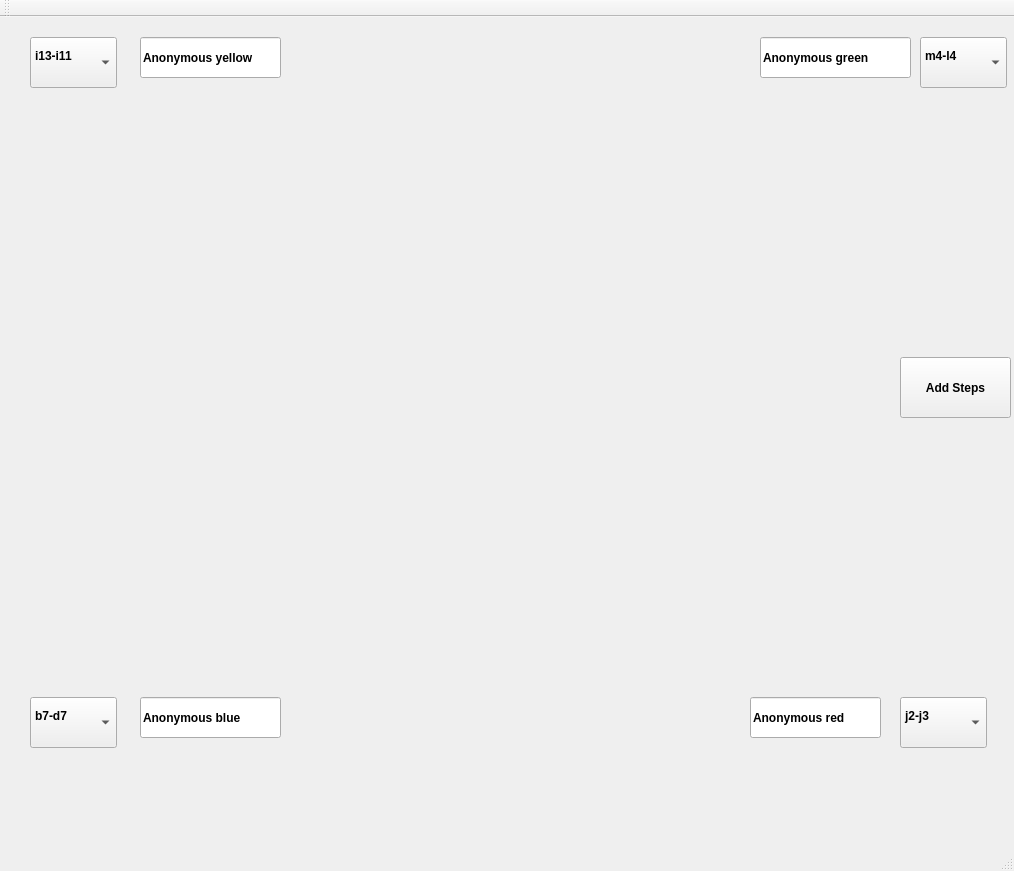
 <widget class="QMainWindow" name="MainWindow">
  <property name="geometry">
   <rect>
    <x>0</x>
    <y>0</y>
    <width>1014</width>
    <height>871</height>
   </rect>
  </property>
  <property name="windowTitle">
   <string>MainWindow</string>
  </property>
  <property name="styleSheet">
   <string notr="true">QToolTip {
    border: 1px solid #76797C;
    background-color: #5A7566;
    color: white;
    padding: 0px;                /*remove padding, for fix combobox tooltip.*/
    opacity: 200;
}

QWidget {
    color: #eff0f1;
    background-color: #31363b;
    selection-background-color: #3daee9;
    selection-color: #eff0f1;
    background-clip: border;
    border-image: none;
    border: 0px transparent black;
    outline: 0;
}

QWidget:item:hover {
    background-color: #18465d;
    color: #eff0f1;
}

QWidget:item:selected {
    background-color: #18465d;
}

QCheckBox {
    spacing: 5px;
    outline: none;
    color: #eff0f1;
    margin-bottom: 2px;
}

QCheckBox:disabled {
    color: #76797C;
}

QCheckBox::indicator,
QGroupBox::indicator {
    width: 18px;
    height: 18px;
}

QGroupBox::indicator {
    margin-left: 2px;
}

QCheckBox::indicator:unchecked,
QGroupBox::indicator:unchecked {
    image: url(:/qss_icons/rc/checkbox_unchecked.png);
}

QCheckBox::indicator:unchecked:hover,
QCheckBox::indicator:unchecked:focus,
QCheckBox::indicator:unchecked:pressed,
QGroupBox::indicator:unchecked:hover,
QGroupBox::indicator:unchecked:focus,
QGroupBox::indicator:unchecked:pressed {
    border: none;
    image: url(:/qss_icons/rc/checkbox_unchecked_focus.png);
}

QCheckBox::indicator:checked,
QGroupBox::indicator:checked {
    image: url(:/qss_icons/rc/checkbox_checked.png);
}

QCheckBox::indicator:checked:hover,
QCheckBox::indicator:checked:focus,
QCheckBox::indicator:checked:pressed,
QGroupBox::indicator:checked:hover,
QGroupBox::indicator:checked:focus,
QGroupBox::indicator:checked:pressed {
    border: none;
    image: url(:/qss_icons/rc/checkbox_checked_focus.png);
}

QCheckBox::indicator:indeterminate {
    image: url(:/qss_icons/rc/checkbox_indeterminate.png);
}

QCheckBox::indicator:indeterminate:focus,
QCheckBox::indicator:indeterminate:hover,
QCheckBox::indicator:indeterminate:pressed {
    image: url(:/qss_icons/rc/checkbox_indeterminate_focus.png);
}

QCheckBox::indicator:checked:disabled,
QGroupBox::indicator:checked:disabled {
    image: url(:/qss_icons/rc/checkbox_checked_disabled.png);
}

QCheckBox::indicator:unchecked:disabled,
QGroupBox::indicator:unchecked:disabled {
    image: url(:/qss_icons/rc/checkbox_unchecked_disabled.png);
}

QRadioButton {
    spacing: 5px;
    outline: none;
    color: White;
    margin-bottom: 2px;
}

QRadioButton:disabled {
    color: #76797C;
}

QRadioButton::indicator {
    width: 21px;
    height: 21px;
}

QRadioButton::indicator:unchecked {
    image: url(:/qss_icons/rc/radio_unchecked.png);
}

QRadioButton::indicator:unchecked:hover,
QRadioButton::indicator:unchecked:focus,
QRadioButton::indicator:unchecked:pressed {
    border: none;
    outline: none;
    image: url(:/qss_icons/rc/radio_unchecked_focus.png);
}

QRadioButton::indicator:checked {
    border: none;
    outline: none;
    image: url(:/qss_icons/rc/radio_checked.png);
}

QRadioButton::indicator:checked:hover,
QRadioButton::indicator:checked:focus,
QRadioButton::indicator:checked:pressed {
    border: none;
    outline: none;
    image: url(:/qss_icons/rc/radio_checked_focus.png);
}

QRadioButton::indicator:checked:disabled {
    outline: none;
    image: url(:/qss_icons/rc/radio_checked_disabled.png);
}

QRadioButton::indicator:unchecked:disabled {
    image: url(:/qss_icons/rc/radio_unchecked_disabled.png);
}

QMenuBar {
    background-color: #31363b;
    color: #eff0f1;
}

QMenuBar::item {
    background: transparent;
}

QMenuBar::item:selected {
    background: transparent;
    border: 1px solid #76797C;
}

QMenuBar::item:pressed {
    border: 1px solid #76797C;
    background-color: #3daee9;
    color: #eff0f1;
    margin-bottom: -1px;
    padding-bottom: 1px;
}

QMenu {
    border: 1px solid #76797C;
    color: #eff0f1;
    margin: 2px;
}

QMenu::icon {
    margin: 5px;
}

QMenu::item {
    padding: 5px 30px 5px 30px;
    border: 1px solid transparent;
    /* reserve space for selection border */
}

QMenu::item:selected {
    color: #eff0f1;
}

QMenu::separator {
    height: 2px;
    background: lightblue;
    margin-left: 10px;
    margin-right: 5px;
}

QMenu::indicator {
    width: 18px;
    height: 18px;
}


/* non-exclusive indicator = check box style indicator
   (see QActionGroup::setExclusive) */

QMenu::indicator:non-exclusive:unchecked {
    image: url(:/qss_icons/rc/checkbox_unchecked.png);
}

QMenu::indicator:non-exclusive:unchecked:selected {
    image: url(:/qss_icons/rc/checkbox_unchecked_disabled.png);
}

QMenu::indicator:non-exclusive:checked {
    image: url(:/qss_icons/rc/checkbox_checked.png);
}

QMenu::indicator:non-exclusive:checked:selected {
    image: url(:/qss_icons/rc/checkbox_checked_disabled.png);
}


/* exclusive indicator = radio button style indicator (see QActionGroup::setExclusive) */

QMenu::indicator:exclusive:unchecked {
    image: url(:/qss_icons/rc/radio_unchecked.png);
}

QMenu::indicator:exclusive:unchecked:selected {
    image: url(:/qss_icons/rc/radio_unchecked_disabled.png);
}

QMenu::indicator:exclusive:checked {
    image: url(:/qss_icons/rc/radio_checked.png);
}

QMenu::indicator:exclusive:checked:selected {
    image: url(:/qss_icons/rc/radio_checked_disabled.png);
}

QMenu::right-arrow {
    margin: 5px;
    image: url(:/qss_icons/rc/right_arrow.png)
}

QWidget:disabled {
    color: #454545;
    background-color: #31363b;
}

QAbstractItemView {
    alternate-background-color: #31363b;
    color: #eff0f1;
    border: 1px solid #3A3939;
    border-radius: 2px;
}

QWidget:focus,
QMenuBar:focus {
    border: 1px solid #3daee9;
}

QTabWidget:focus,
QCheckBox:focus,
QRadioButton:focus,
QSlider:focus {
    border: none;
}

QLineEdit {
    background-color: #232629;
    padding: 5px;
    border-style: solid;
    border: 1px solid #76797C;
    border-radius: 2px;
    color: #eff0f1;
}

QAbstractItemView QLineEdit {
    padding: 0;
}

QGroupBox {
    border: 1px solid #76797C;
    border-radius: 2px;
    margin-top: 20px;
}

QGroupBox::title {
    subcontrol-origin: margin;
    subcontrol-position: top center;
    padding-left: 10px;
    padding-right: 10px;
    padding-top: 10px;
}

QAbstractScrollArea {
    border-radius: 2px;
    border: 1px solid #76797C;
    background-color: transparent;
}

QScrollBar:horizontal {
    height: 15px;
    margin: 3px 15px 3px 15px;
    border: 1px transparent #2A2929;
    border-radius: 4px;
    background-color: #2A2929;
}

QScrollBar::handle:horizontal {
    background-color: #605F5F;
    min-width: 5px;
    border-radius: 4px;
}

QScrollBar::add-line:horizontal {
    margin: 0px 3px 0px 3px;
    border-image: url(:/qss_icons/rc/right_arrow_disabled.png);
    width: 10px;
    height: 10px;
    subcontrol-position: right;
    subcontrol-origin: margin;
}

QScrollBar::sub-line:horizontal {
    margin: 0px 3px 0px 3px;
    border-image: url(:/qss_icons/rc/left_arrow_disabled.png);
    height: 10px;
    width: 10px;
    subcontrol-position: left;
    subcontrol-origin: margin;
}

QScrollBar::add-line:horizontal:hover,
QScrollBar::add-line:horizontal:on {
    border-image: url(:/qss_icons/rc/right_arrow.png);
    height: 10px;
    width: 10px;
    subcontrol-position: right;
    subcontrol-origin: margin;
}

QScrollBar::sub-line:horizontal:hover,
QScrollBar::sub-line:horizontal:on {
    border-image: url(:/qss_icons/rc/left_arrow.png);
    height: 10px;
    width: 10px;
    subcontrol-position: left;
    subcontrol-origin: margin;
}

QScrollBar::up-arrow:horizontal,
QScrollBar::down-arrow:horizontal {
    background: none;
}

QScrollBar::add-page:horizontal,
QScrollBar::sub-page:horizontal {
    background: none;
}

QScrollBar:vertical {
    background-color: #2A2929;
    width: 15px;
    margin: 15px 3px 15px 3px;
    border: 1px transparent #2A2929;
    border-radius: 4px;
}

QScrollBar::handle:vertical {
    background-color: #605F5F;
    min-height: 5px;
    border-radius: 4px;
}

QScrollBar::sub-line:vertical {
    margin: 3px 0px 3px 0px;
    border-image: url(:/qss_icons/rc/up_arrow_disabled.png);
    height: 10px;
    width: 10px;
    subcontrol-position: top;
    subcontrol-origin: margin;
}

QScrollBar::add-line:vertical {
    margin: 3px 0px 3px 0px;
    border-image: url(:/qss_icons/rc/down_arrow_disabled.png);
    height: 10px;
    width: 10px;
    subcontrol-position: bottom;
    subcontrol-origin: margin;
}

QScrollBar::sub-line:vertical:hover,
QScrollBar::sub-line:vertical:on {
    border-image: url(:/qss_icons/rc/up_arrow.png);
    height: 10px;
    width: 10px;
    subcontrol-position: top;
    subcontrol-origin: margin;
}

QScrollBar::add-line:vertical:hover,
QScrollBar::add-line:vertical:on {
    border-image: url(:/qss_icons/rc/down_arrow.png);
    height: 10px;
    width: 10px;
    subcontrol-position: bottom;
    subcontrol-origin: margin;
}

QScrollBar::up-arrow:vertical,
QScrollBar::down-arrow:vertical {
    background: none;
}

QScrollBar::add-page:vertical,
QScrollBar::sub-page:vertical {
    background: none;
}

QTextEdit {
    background-color: #232629;
    color: #eff0f1;
    border: 1px solid #76797C;
}

QPlainTextEdit {
    background-color: #232629;
    ;
    color: #eff0f1;
    border-radius: 2px;
    border: 1px solid #76797C;
}

QHeaderView::section {
    background-color: #76797C;
    color: #eff0f1;
    padding: 5px;
    border: 1px solid #76797C;
}

QSizeGrip {
    image: url(:/qss_icons/rc/sizegrip.png);
    width: 12px;
    height: 12px;
}

QMainWindow::separator {
    background-color: #31363b;
    color: white;
    padding-left: 4px;
    spacing: 2px;
    border: 1px dashed #76797C;
}

QMainWindow::separator:hover {
    background-color: #787876;
    color: white;
    padding-left: 4px;
    border: 1px solid #76797C;
    spacing: 2px;
}

QMenu::separator {
    height: 1px;
    background-color: #76797C;
    color: white;
    padding-left: 4px;
    margin-left: 10px;
    margin-right: 5px;
}

QFrame {
    border-radius: 2px;
    border: 1px solid #76797C;
}

QFrame[frameShape=&quot;0&quot;] {
    border-radius: 2px;
    border: 1px transparent #76797C;
}

QStackedWidget {
    border: 1px transparent black;
}

QToolBar {
    border: 1px transparent #393838;
    background: 1px solid #31363b;
    font-weight: bold;
}

QToolBar::handle:horizontal {
    image: url(:/qss_icons/rc/Hmovetoolbar.png);
}

QToolBar::handle:vertical {
    image: url(:/qss_icons/rc/Vmovetoolbar.png);
}

QToolBar::separator:horizontal {
    image: url(:/qss_icons/rc/Hsepartoolbar.png);
}

QToolBar::separator:vertical {
    image: url(:/qss_icons/rc/Vsepartoolbar.png);
}

QToolButton#qt_toolbar_ext_button {
    background: #58595a
}

QPushButton {
    color: #eff0f1;
    background-color: #31363b;
    border-width: 1px;
    border-color: #76797C;
    border-style: solid;
    padding: 5px;
    border-radius: 2px;
    outline: none;
}

QPushButton:disabled {
    background-color: #31363b;
    border-width: 1px;
    border-color: #454545;
    border-style: solid;
    padding-top: 5px;
    padding-bottom: 5px;
    padding-left: 10px;
    padding-right: 10px;
    border-radius: 2px;
    color: #454545;
}

QPushButton:focus {
    background-color: #3daee9;
    color: white;
}

QPushButton:pressed {
    background-color: #3daee9;
    padding-top: -15px;
    padding-bottom: -17px;
}

QComboBox {
    selection-background-color: #3daee9;
    border-style: solid;
    border: 1px solid #76797C;
    border-radius: 2px;
    padding: 5px;
    min-width: 75px;
}

QPushButton:checked {
    background-color: #76797C;
    border-color: #6A6969;
}

QComboBox:hover,
QPushButton:hover,
QAbstractSpinBox:hover,
QLineEdit:hover,
QTextEdit:hover,
QPlainTextEdit:hover,
QAbstractView:hover,
QTreeView:hover {
    border: 1px solid #3daee9;
    color: #eff0f1;
}

QComboBox:on {
    padding-top: 3px;
    padding-left: 4px;
    selection-background-color: #4a4a4a;
}

QComboBox QAbstractItemView {
    background-color: #232629;
    border-radius: 2px;
    border: 1px solid #76797C;
    selection-background-color: #18465d;
}

QComboBox::drop-down {
    subcontrol-origin: padding;
    subcontrol-position: top right;
    width: 15px;
    border-left-width: 0px;
    border-left-color: darkgray;
    border-left-style: solid;
    border-top-right-radius: 3px;
    border-bottom-right-radius: 3px;
}

QComboBox::down-arrow {
    image: url(:/qss_icons/rc/down_arrow_disabled.png);
}

QComboBox::down-arrow:on,
QComboBox::down-arrow:hover,
QComboBox::down-arrow:focus {
    image: url(:/qss_icons/rc/down_arrow.png);
}

QAbstractSpinBox {
    padding: 5px;
    border: 1px solid #76797C;
    background-color: #232629;
    color: #eff0f1;
    border-radius: 2px;
    min-width: 75px;
}

QAbstractSpinBox:up-button {
    background-color: transparent;
    subcontrol-origin: border;
    subcontrol-position: center right;
}

QAbstractSpinBox:down-button {
    background-color: transparent;
    subcontrol-origin: border;
    subcontrol-position: center left;
}

QAbstractSpinBox::up-arrow,
QAbstractSpinBox::up-arrow:disabled,
QAbstractSpinBox::up-arrow:off {
    image: url(:/qss_icons/rc/up_arrow_disabled.png);
    width: 10px;
    height: 10px;
}

QAbstractSpinBox::up-arrow:hover {
    image: url(:/qss_icons/rc/up_arrow.png);
}

QAbstractSpinBox::down-arrow,
QAbstractSpinBox::down-arrow:disabled,
QAbstractSpinBox::down-arrow:off {
    image: url(:/qss_icons/rc/down_arrow_disabled.png);
    width: 10px;
    height: 10px;
}

QAbstractSpinBox::down-arrow:hover {
    image: url(:/qss_icons/rc/down_arrow.png);
}

QLabel {
    border: 0px solid black;
}

QTabWidget {
    border: 0px transparent black;
}

QTabWidget::pane {
    border: 1px solid #76797C;
    padding: 5px;
    margin: 0px;
}

QTabWidget::tab-bar {
    /* left: 5px; move to the right by 5px */
}

QTabBar {
    qproperty-drawBase: 0;
    border-radius: 3px;
}

QTabBar:focus {
    border: 0px transparent black;
}

QTabBar::close-button {
    image: url(:/qss_icons/rc/close.png);
    background: transparent;
}

QTabBar::close-button:hover {
    image: url(:/qss_icons/rc/close-hover.png);
    background: transparent;
}

QTabBar::close-button:pressed {
    image: url(:/qss_icons/rc/close-pressed.png);
    background: transparent;
}


/* TOP TABS */

QTabBar::tab:top {
    color: #eff0f1;
    border: 1px solid #76797C;
    border-bottom: 1px transparent black;
    background-color: #31363b;
    padding: 5px;
    min-width: 50px;
    border-top-left-radius: 2px;
    border-top-right-radius: 2px;
}

QTabBar::tab:top:selected {
    color: #eff0f1;
    background-color: #54575B;
    border: 1px solid #76797C;
    border-bottom: 2px solid #3daee9;
    border-top-left-radius: 2px;
    border-top-right-radius: 2px;
}

QTabBar::tab:top:!selected:hover {
    background-color: #3daee9;
}


/* BOTTOM TABS */

QTabBar::tab:bottom {
    color: #eff0f1;
    border: 1px solid #76797C;
    border-top: 1px transparent black;
    background-color: #31363b;
    padding: 5px;
    border-bottom-left-radius: 2px;
    border-bottom-right-radius: 2px;
    min-width: 50px;
}

QTabBar::tab:bottom:selected {
    color: #eff0f1;
    background-color: #54575B;
    border: 1px solid #76797C;
    border-top: 2px solid #3daee9;
    border-bottom-left-radius: 2px;
    border-bottom-right-radius: 2px;
}

QTabBar::tab:bottom:!selected:hover {
    background-color: #3daee9;
}


/* LEFT TABS */

QTabBar::tab:left {
    color: #eff0f1;
    border: 1px solid #76797C;
    border-left: 1px transparent black;
    background-color: #31363b;
    padding: 5px;
    border-top-right-radius: 2px;
    border-bottom-right-radius: 2px;
    min-height: 50px;
}

QTabBar::tab:left:selected {
    color: #eff0f1;
    background-color: #54575B;
    border: 1px solid #76797C;
    border-left: 2px solid #3daee9;
    border-top-right-radius: 2px;
    border-bottom-right-radius: 2px;
}

QTabBar::tab:left:!selected:hover {
    background-color: #3daee9;
}


/* RIGHT TABS */

QTabBar::tab:right {
    color: #eff0f1;
    border: 1px solid #76797C;
    border-right: 1px transparent black;
    background-color: #31363b;
    padding: 5px;
    border-top-left-radius: 2px;
    border-bottom-left-radius: 2px;
    min-height: 50px;
}

QTabBar::tab:right:selected {
    color: #eff0f1;
    background-color: #54575B;
    border: 1px solid #76797C;
    border-right: 2px solid #3daee9;
    border-top-left-radius: 2px;
    border-bottom-left-radius: 2px;
}

QTabBar::tab:right:!selected:hover {
    background-color: #3daee9;
}

QTabBar QToolButton::right-arrow:enabled {
    image: url(:/qss_icons/rc/right_arrow.png);
}

QTabBar QToolButton::left-arrow:enabled {
    image: url(:/qss_icons/rc/left_arrow.png);
}

QTabBar QToolButton::right-arrow:disabled {
    image: url(:/qss_icons/rc/right_arrow_disabled.png);
}

QTabBar QToolButton::left-arrow:disabled {
    image: url(:/qss_icons/rc/left_arrow_disabled.png);
}

QDockWidget {
    background: #31363b;
    border: 1px solid #403F3F;
    titlebar-close-icon: url(:/qss_icons/rc/close.png);
    titlebar-normal-icon: url(:/qss_icons/rc/undock.png);
}

QDockWidget::close-button,
QDockWidget::float-button {
    border: 1px solid transparent;
    border-radius: 2px;
    background: transparent;
}

QDockWidget::close-button:hover,
QDockWidget::float-button:hover {
    background: rgba(255, 255, 255, 10);
}

QDockWidget::close-button:pressed,
QDockWidget::float-button:pressed {
    padding: 1px -1px -1px 1px;
    background: rgba(255, 255, 255, 10);
}

QTreeView,
QListView {
    border: 1px solid #76797C;
    background-color: #232629;
}

QTreeView:branch:selected,
QTreeView:branch:hover {
    background: url(:/qss_icons/rc/transparent.png);
}

QTreeView::branch:has-siblings:!adjoins-item {
    border-image: url(:/qss_icons/rc/transparent.png);
}

QTreeView::branch:has-siblings:adjoins-item {
    border-image: url(:/qss_icons/rc/transparent.png);
}

QTreeView::branch:!has-children:!has-siblings:adjoins-item {
    border-image: url(:/qss_icons/rc/transparent.png);
}

QTreeView::branch:has-children:!has-siblings:closed,
QTreeView::branch:closed:has-children:has-siblings {
    image: url(:/qss_icons/rc/branch_closed.png);
}

QTreeView::branch:open:has-children:!has-siblings,
QTreeView::branch:open:has-children:has-siblings {
    image: url(:/qss_icons/rc/branch_open.png);
}

QTreeView::branch:has-children:!has-siblings:closed:hover,
QTreeView::branch:closed:has-children:has-siblings:hover {
    image: url(:/qss_icons/rc/branch_closed-on.png);
}

QTreeView::branch:open:has-children:!has-siblings:hover,
QTreeView::branch:open:has-children:has-siblings:hover {
    image: url(:/qss_icons/rc/branch_open-on.png);
}

QListView::item:!selected:hover,
QTreeView::item:!selected:hover {
    background: #18465d;
    outline: 0;
    color: #eff0f1
}

QListView::item:selected:hover,
QTreeView::item:selected:hover {
    background: #287399;
    color: #eff0f1;
}

QTreeView::indicator:checked,
QListView::indicator:checked {
    image: url(:/qss_icons/rc/checkbox_checked.png);
}

QTreeView::indicator:unchecked,
QListView::indicator:unchecked {
    image: url(:/qss_icons/rc/checkbox_unchecked.png);
}

QTreeView::indicator:indeterminate,
QListView::indicator:indeterminate {
    image: url(:/qss_icons/rc/checkbox_indeterminate.png);
}

QTreeView::indicator:checked:hover,
QTreeView::indicator:checked:focus,
QTreeView::indicator:checked:pressed,
QListView::indicator:checked:hover,
QListView::indicator:checked:focus,
QListView::indicator:checked:pressed {
    image: url(:/qss_icons/rc/checkbox_checked_focus.png);
}

QTreeView::indicator:unchecked:hover,
QTreeView::indicator:unchecked:focus,
QTreeView::indicator:unchecked:pressed,
QListView::indicator:unchecked:hover,
QListView::indicator:unchecked:focus,
QListView::indicator:unchecked:pressed {
    image: url(:/qss_icons/rc/checkbox_unchecked_focus.png);
}

QTreeView::indicator:indeterminate:hover,
QTreeView::indicator:indeterminate:focus,
QTreeView::indicator:indeterminate:pressed,
QListView::indicator:indeterminate:hover,
QListView::indicator:indeterminate:focus,
QListView::indicator:indeterminate:pressed {
    image: url(:/qss_icons/rc/checkbox_indeterminate_focus.png);
}

QSlider::groove:horizontal {
    border: 1px solid #565a5e;
    height: 4px;
    background: #565a5e;
    margin: 0px;
    border-radius: 2px;
}

QSlider::handle:horizontal {
    background: #232629;
    border: 1px solid #565a5e;
    width: 16px;
    height: 16px;
    margin: -8px 0;
    border-radius: 9px;
}

QSlider::sub-page:horizontal {
    border: 1px solid #565a5e;
    height: 4px;
    background: #3daee9;
    margin: 0px;
    border-radius: 2px;
}

QSlider::groove:vertical {
    border: 1px solid #565a5e;
    width: 4px;
    background: #565a5e;
    margin: 0px;
    border-radius: 3px;
}

QSlider::handle:vertical {
    background: #232629;
    border: 1px solid #565a5e;
    width: 16px;
    height: 16px;
    margin: 0 -8px;
    border-radius: 9px;
}

QSlider::sub-page:vertical {
    border: 1px solid #565a5e;
    width: 4px;
    background: #3daee9;
    margin: 0px;
    border-radius: 3px;
}

QToolButton {
    background-color: transparent;
    border: 1px transparent #76797C;
    border-radius: 2px;
    margin: 3px;
    padding: 5px;
}

QToolButton[popupMode=&quot;1&quot;] {
    /* only for MenuButtonPopup */
    padding-right: 20px;
    /* make way for the popup button */
    border: 1px #76797C;
    border-radius: 5px;
}

QToolButton[popupMode=&quot;2&quot;] {
    /* only for InstantPopup */
    padding-right: 10px;
    /* make way for the popup button */
    border: 1px #76797C;
}

QToolButton:hover,
QToolButton::menu-button:hover {
    background-color: transparent;
    border: 1px solid #3daee9;
    padding: 5px;
}

QToolButton:checked,
QToolButton:pressed,
QToolButton::menu-button:pressed {
    background-color: #3daee9;
    border: 1px solid #3daee9;
    padding: 5px;
}


/* the subcontrol below is used only in the InstantPopup or DelayedPopup mode */

QToolButton::menu-indicator {
    image: url(:/qss_icons/rc/down_arrow.png);
    top: -7px;
    left: -2px;
    /* shift it a bit */
}


/* the subcontrols below are used only in the MenuButtonPopup mode */

QToolButton::menu-button {
    border: 1px transparent #76797C;
    border-top-right-radius: 6px;
    border-bottom-right-radius: 6px;
    /* 16px width + 4px for border = 20px allocated above */
    width: 16px;
    outline: none;
}

QToolButton::menu-arrow {
    image: url(:/qss_icons/rc/down_arrow.png);
}

QToolButton::menu-arrow:open {
    border: 1px solid #76797C;
}

QPushButton::menu-indicator {
    subcontrol-origin: padding;
    subcontrol-position: bottom right;
    left: 8px;
}

QTableView {
    border: 1px solid #76797C;
    gridline-color: #31363b;
    background-color: #232629;
}

QTableView,
QHeaderView {
    border-radius: 0px;
}

QTableView::item:pressed,
QListView::item:pressed,
QTreeView::item:pressed {
    background: #18465d;
    color: #eff0f1;
}

QTableView::item:selected:active,
QTreeView::item:selected:active,
QListView::item:selected:active {
    background: #287399;
    color: #eff0f1;
}

QHeaderView {
    background-color: #31363b;
    border: 1px transparent;
    border-radius: 0px;
    margin: 0px;
    padding: 0px;
}

QHeaderView::section {
    background-color: #31363b;
    color: #eff0f1;
    padding: 5px;
    border: 1px solid #76797C;
    border-radius: 0px;
    text-align: center;
}

QHeaderView::section::vertical::first,
QHeaderView::section::vertical::only-one {
    border-top: 1px solid #76797C;
}

QHeaderView::section::vertical {
    border-top: transparent;
}

QHeaderView::section::horizontal::first,
QHeaderView::section::horizontal::only-one {
    border-left: 1px solid #76797C;
}

QHeaderView::section::horizontal {
    border-left: transparent;
}

QHeaderView::section:checked {
    color: white;
    background-color: #334e5e;
}


/* style the sort indicator */

QHeaderView::down-arrow {
    image: url(:/qss_icons/rc/down_arrow.png);
}

QHeaderView::up-arrow {
    image: url(:/qss_icons/rc/up_arrow.png);
}

QTableCornerButton::section {
    background-color: #31363b;
    border: 1px transparent #76797C;
    border-radius: 0px;
}

QToolBox {
    padding: 5px;
    border: 1px transparent black;
}

QToolBox::tab {
    color: #eff0f1;
    background-color: #31363b;
    border: 1px solid #76797C;
    border-bottom: 1px transparent #31363b;
    border-top-left-radius: 5px;
    border-top-right-radius: 5px;
}

QToolBox::tab:selected {
    /* italicize selected tabs */
    font: italic;
    background-color: #31363b;
    border-color: #3daee9;
}

QStatusBar::item {
    border: 0px transparent dark;
}

QFrame[height=&quot;3&quot;],
QFrame[width=&quot;3&quot;] {
    background-color: #76797C;
}

QSplitter::handle {
    border: 1px dashed #76797C;
}

QSplitter::handle:hover {
    background-color: #787876;
    border: 1px solid #76797C;
}

QSplitter::handle:horizontal {
    width: 1px;
}

QSplitter::handle:vertical {
    height: 1px;
}

QProgressBar {
    border: 1px solid #76797C;
    border-radius: 5px;
    text-align: center;
}

QProgressBar::chunk {
    background-color: #05B8CC;
}

QDateEdit {
    selection-background-color: #3daee9;
    border-style: solid;
    border: 1px solid #3375A3;
    border-radius: 2px;
    padding: 1px;
    min-width: 75px;
}

QDateEdit:on {
    padding-top: 3px;
    padding-left: 4px;
    selection-background-color: #4a4a4a;
}

QDateEdit QAbstractItemView {
    background-color: #232629;
    border-radius: 2px;
    border: 1px solid #3375A3;
    selection-background-color: #3daee9;
}

QDateEdit::drop-down {
    subcontrol-origin: padding;
    subcontrol-position: top right;
    width: 15px;
    border-left-width: 0px;
    border-left-color: darkgray;
    border-left-style: solid;
    border-top-right-radius: 3px;
    border-bottom-right-radius: 3px;
}

QDateEdit::down-arrow {
    image: url(:/qss_icons/rc/down_arrow_disabled.png);
}

QDateEdit::down-arrow:on,
QDateEdit::down-arrow:hover,
QDateEdit::down-arrow:focus {
    image: url(:/qss_icons/rc/down_arrow.png);
}


QRadioButton {
    background-color : gray;
	color : white
}

QRadioButton::indicator {
	width : 10px;
	height : 10px;
	border-radius : 7px;   
}

QRadioButton::indicator:unchecked {
    background-color : black;
    border: 2px solid white;
}

QRadioButton::indicator:checked {
	background-color : white;
    border: 2px solid white;
}

</string>
  </property>
  <widget class="QWidget" name="centralwidget">
   <widget class="QLabel" name="label_3">
    <property name="enabled">
     <bool>true</bool>
    </property>
    <property name="geometry">
     <rect>
      <x>10</x>
      <y>0</y>
      <width>1001</width>
      <height>801</height>
     </rect>
    </property>
    <property name="text">
     <string/>
    </property>
    <property name="textFormat">
     <enum>Qt::AutoText</enum>
    </property>
    <property name="pixmap">
     <pixmap>resources/Screenshot (385).png</pixmap>
    </property>
    <property name="scaledContents">
     <bool>true</bool>
    </property>
   </widget>
   <widget class="QLineEdit" name="txt_Anonymous_green">
    <property name="geometry">
     <rect>
      <x>760</x>
      <y>20</y>
      <width>151</width>
      <height>41</height>
     </rect>
    </property>
    <property name="font">
     <font>
      <weight>75</weight>
      <bold>true</bold>
     </font>
    </property>
    <property name="layoutDirection">
     <enum>Qt::RightToLeft</enum>
    </property>
    <property name="text">
     <string>Anonymous green</string>
    </property>
    <property name="placeholderText">
     <string>sales</string>
    </property>
   </widget>
   <widget class="QLineEdit" name="txt_Anonymous_red">
    <property name="geometry">
     <rect>
      <x>750</x>
      <y>680</y>
      <width>131</width>
      <height>41</height>
     </rect>
    </property>
    <property name="font">
     <font>
      <weight>75</weight>
      <bold>true</bold>
     </font>
    </property>
    <property name="layoutDirection">
     <enum>Qt::RightToLeft</enum>
    </property>
    <property name="text">
     <string>Anonymous red</string>
    </property>
    <property name="placeholderText">
     <string>sales</string>
    </property>
   </widget>
   <widget class="QLineEdit" name="txt_Anonymous_blue">
    <property name="geometry">
     <rect>
      <x>140</x>
      <y>680</y>
      <width>141</width>
      <height>41</height>
     </rect>
    </property>
    <property name="font">
     <font>
      <weight>75</weight>
      <bold>true</bold>
     </font>
    </property>
    <property name="layoutDirection">
     <enum>Qt::RightToLeft</enum>
    </property>
    <property name="text">
     <string>Anonymous blue</string>
    </property>
    <property name="placeholderText">
     <string>sales</string>
    </property>
   </widget>
   <widget class="QLineEdit" name="txt_Anonymous_yellow">
    <property name="geometry">
     <rect>
      <x>140</x>
      <y>20</y>
      <width>141</width>
      <height>41</height>
     </rect>
    </property>
    <property name="font">
     <font>
      <weight>75</weight>
      <bold>true</bold>
     </font>
    </property>
    <property name="layoutDirection">
     <enum>Qt::RightToLeft</enum>
    </property>
    <property name="text">
     <string>Anonymous yellow</string>
    </property>
    <property name="placeholderText">
     <string>sales</string>
    </property>
   </widget>
   <widget class="QComboBox" name="green_steps">
    <property name="geometry">
     <rect>
      <x>920</x>
      <y>20</y>
      <width>87</width>
      <height>51</height>
     </rect>
    </property>
    <property name="font">
     <font>
      <weight>75</weight>
      <bold>true</bold>
     </font>
    </property>
    <property name="toolTip">
     <string>service type</string>
    </property>
    <property name="currentText">
     <string>m4-l4
</string>
    </property>
    <item>
     <property name="text">
      <string>m4-l4
</string>
     </property>
    </item>
    <item>
     <property name="text">
      <string>Nn10-l9
</string>
     </property>
    </item>
    <item>
     <property name="text">
      <string>m11-k11
</string>
     </property>
    </item>
    <item>
     <property name="text">
      <string>m10-l10
</string>
     </property>
    </item>
    <item>
     <property name="text">
      <string>Nn5-l6
</string>
     </property>
    </item>
    <item>
     <property name="text">
      <string>m7-k7
</string>
     </property>
    </item>
    <item>
     <property name="text">
      <string>m8-k8
</string>
     </property>
    </item>
   </widget>
   <widget class="QComboBox" name="red_steps">
    <property name="geometry">
     <rect>
      <x>900</x>
      <y>680</y>
      <width>87</width>
      <height>51</height>
     </rect>
    </property>
    <property name="font">
     <font>
      <weight>75</weight>
      <bold>true</bold>
     </font>
    </property>
    <property name="toolTip">
     <string>service type</string>
    </property>
    <property name="currentText">
     <string>j2-j3
</string>
    </property>
    <item>
     <property name="text">
      <string>j2-j3
</string>
     </property>
    </item>
    <item>
     <property name="text">
      <string>Bi1-j2
</string>
     </property>
    </item>
    <item>
     <property name="text">
      <string>Ne1-f3
</string>
     </property>
    </item>
    <item>
     <property name="text">
      <string>Nf3-g5
</string>
     </property>
    </item>
    <item>
     <property name="text">
      <string>Ng5-h7
</string>
     </property>
    </item>
    <item>
     <property name="text">
      <string>Nh7-f8
</string>
     </property>
    </item>
    <item>
     <property name="text">
      <string>h2-h3
</string>
     </property>
    </item>
   </widget>
   <widget class="QComboBox" name="blue_steps">
    <property name="geometry">
     <rect>
      <x>30</x>
      <y>680</y>
      <width>87</width>
      <height>51</height>
     </rect>
    </property>
    <property name="font">
     <font>
      <weight>75</weight>
      <bold>true</bold>
     </font>
    </property>
    <property name="toolTip">
     <string>service type</string>
    </property>
    <property name="currentText">
     <string>b7-d7 
</string>
    </property>
    <item>
     <property name="text">
      <string>b7-d7 
</string>
     </property>
    </item>
    <item>
     <property name="text">
      <string>d7-e7
</string>
     </property>
    </item>
    <item>
     <property name="text">
      <string>e7-f7
</string>
     </property>
    </item>
    <item>
     <property name="text">
      <string>f7-g7
</string>
     </property>
    </item>
    <item>
     <property name="text">
      <string>Ba6-e10
</string>
     </property>
    </item>
    <item>
     <property name="text">
      <string>g7-h7=D
</string>
     </property>
    </item>
    <item>
     <property name="text">
      <string>Bh7-f9
</string>
     </property>
    </item>
   </widget>
   <widget class="QComboBox" name="yellow_steps">
    <property name="geometry">
     <rect>
      <x>30</x>
      <y>20</y>
      <width>87</width>
      <height>51</height>
     </rect>
    </property>
    <property name="font">
     <font>
      <weight>75</weight>
      <bold>true</bold>
     </font>
    </property>
    <property name="toolTip">
     <string>service type</string>
    </property>
    <property name="currentText">
     <string>i13-i11
</string>
    </property>
    <item>
     <property name="text">
      <string>i13-i11
</string>
     </property>
    </item>
    <item>
     <property name="text">
      <string>Nj14-i12
</string>
     </property>
    </item>
    <item>
     <property name="text">
      <string>g13-g12
</string>
     </property>
    </item>
    <item>
     <property name="text">
      <string>j13-j11
</string>
     </property>
    </item>
    <item>
     <property name="text">
      <string>k13-k12
</string>
     </property>
    </item>
    <item>
     <property name="text">
      <string>Ne14-f12
</string>
     </property>
    </item>
    <item>
     <property name="text">
      <string>h13-h11
</string>
     </property>
    </item>
   </widget>
   <widget class="QPushButton" name="btn_Add_Steps_Info">
    <property name="geometry">
     <rect>
      <x>900</x>
      <y>340</y>
      <width>111</width>
      <height>61</height>
     </rect>
    </property>
    <property name="font">
     <font>
      <weight>75</weight>
      <bold>true</bold>
     </font>
    </property>
    <property name="text">
     <string>Add Steps</string>
    </property>
   </widget>
  </widget>
  <widget class="QMenuBar" name="menubar">
   <property name="geometry">
    <rect>
     <x>0</x>
     <y>0</y>
     <width>1014</width>
     <height>26</height>
    </rect>
   </property>
  </widget>
  <widget class="QStatusBar" name="statusbar"/>
  <widget class="QToolBar" name="toolBar">
   <property name="windowTitle">
    <string>toolBar</string>
   </property>
   <attribute name="toolBarArea">
    <enum>TopToolBarArea</enum>
   </attribute>
   <attribute name="toolBarBreak">
    <bool>false</bool>
   </attribute>
  </widget>
 </widget>
